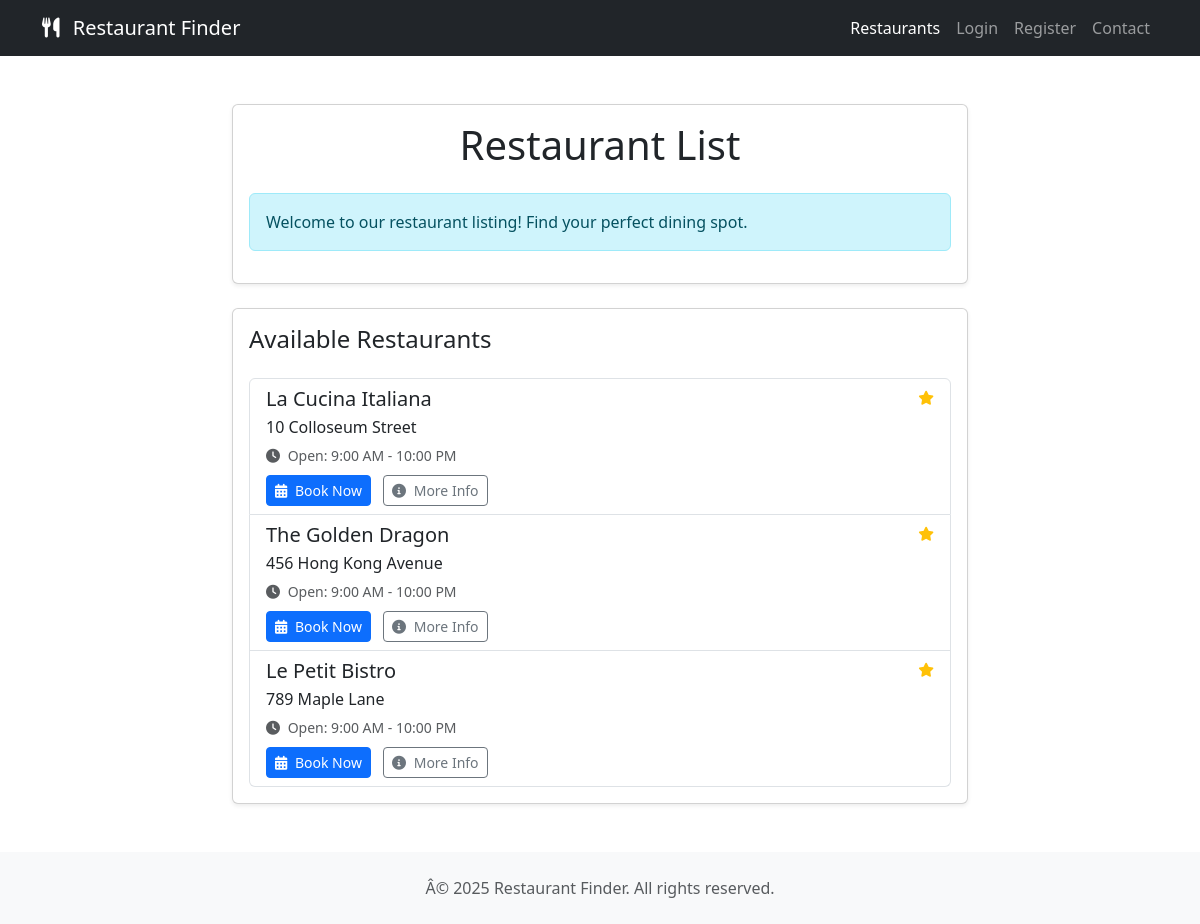
The page / on the database its author committed.
### restaurant/models.py (models this page shows, shortened)
class Restaurant(models.Model):
    name = models.CharField(max_length=100)
    address = models.CharField(max_length=200)
    description = models.TextField(blank=True)
    opening_time = models.TimeField(default=datetime.strptime('09:00', '%H:%M').time())
    closing_time = models.TimeField(default=datetime.strptime('22:00', '%H:%M').time())
    capacity = models.IntegerField(default=50)
    contact_number = models.CharField(max_length=20)
    email = models.EmailField()

### restaurant/views.py (the view)
# urls.py: path('', views.restaurant_list, name='restaurant_list'),
def restaurant_list(request):
    print("\n=== Restaurant List View Debug ===")
    print(f"Request Path: {request.path}")
    print(f"Request Method: {request.method}")
    print(f"Content Type: {request.content_type}")
    restaurants = Restaurant.objects.all()
    print(f"Found {restaurants.count()} restaurants in database")
    if restaurants.exists():
        print("Restaurant names:")
        for r in restaurants:
            print(f"- {r.name}")
    else:
        print("No restaurants found in database")
    print("Attempting to render template: restaurant_list.html")
    print("=== End Debug ===\n")
    return render(request, 'restaurant/restaurant_list.html', {'restaurants': restaurants})

### restaurant/templates/restaurant/restaurant_list.html (shortened to what this page needs)
<!DOCTYPE html>
<html lang="en">
<head>
    <link href="https://cdnjs.cloudflare.com/ajax/libs/bootstrap/5.3.2/css/bootstrap.min.css" rel="stylesheet">
    <link href="https://cdnjs.cloudflare.com/ajax/libs/font-awesome/6.0.0/css/all.min.css" rel="stylesheet">
</head>
<body>
    <nav class="navbar navbar-expand-lg navbar-dark bg-dark">
        <div class="container">
            <a class="navbar-brand" href="#">
                <i class="fas fa-utensils me-2"></i>
                Restaurant Finder
            </a>
            <div class="collapse navbar-collapse" id="navbarNav">
                <ul class="navbar-nav ms-auto">
                    <li class="nav-item">
                        <a class="nav-link active" href="{% url 'restaurant_list' %}">Restaurants</a>
                    </li>
                    {% if user.is_authenticated %}
                        <li class="nav-item">
                            <a class="nav-link" href="{% url 'my_bookings' %}">My Bookings</a>
                        </li>
                        <li class="nav-item">
                            <a class="nav-link" href="{% url 'logout' %}">Logout</a>
                        </li>
                    {% else %}
                        <li class="nav-item">
                            <a class="nav-link" href="{% url 'login' %}">Login</a>
                        </li>
                        <li class="nav-item">
                            <a class="nav-link" href="{% url 'register' %}">Register</a>
                        </li>
                    {% endif %}
                    <li class="nav-item">
                        <a class="nav-link" href="{% url 'contact' %}">Contact</a>
                    </li>
                </ul>
            </div>
        </div>
    </nav>
    <div class="container my-5">
        <div class="row">
            <div class="col-lg-8 mx-auto">
                <div class="card shadow-sm mb-4">
                    <div class="card-body">
                        <h1 class="card-title text-center mb-4">Restaurant List</h1>
                        <div class="alert alert-info">
                            Welcome to our restaurant listing! Find your perfect dining spot.
                        </div>
                    </div>
                </div>
                <div class="card shadow-sm">
                    <div class="card-body">
                        <h2 class="card-title h4 mb-4">Available Restaurants</h2>
                        <div class="list-group">
                            {% for restaurant in restaurants %}
                            <div class="list-group-item list-group-item-action">
                                <div class="d-flex w-100 justify-content-between">
                                    <h5 class="mb-1">{{ restaurant.name }}</h5>
                                    <small class="text-muted">
                                        <i class="fas fa-star text-warning"></i> {{ restaurant.rating }}
                                    </small>
                                </div>
                                <p class="mb-1">{{ restaurant.address }}</p>
                                <small class="text-muted">
                                    <i class="fas fa-clock me-1"></i> Open: 9:00 AM - 10:00 PM
                                </small>
                                <div class="mt-2">
                                    <a href="{% url 'book_restaurant' restaurant.id %}" class="btn btn-primary btn-sm">
                                        <i class="fas fa-calendar-alt me-1"></i> Book Now
                                    </a>
                                    <a href="{% url 'restaurant_detail' restaurant.id %}" class="btn btn-outline-secondary btn-sm ms-2">
                                        <i class="fas fa-info-circle me-1"></i> More Info
                                    </a>
                                </div>
                            </div>
                            {% endfor %}
                        </div>
                    </div>
                </div>
            </div>
        </div>
    </div>
    <footer class="bg-light py-4 mt-5">
        <div class="container text-center">
            <p class="text-muted mb-0">Â© 2025 Restaurant Finder. All rights reserved.</p>
        </div>
    </footer>
</body>
</html>

### rows shown on the page
Restaurant: name "La Cucina Italiana", address "10 Colloseum Street"
Restaurant: name "The Golden Dragon", address "456 Hong Kong Avenue"
Restaurant: name "Le Petit Bistro", address "789 Maple Lane"
